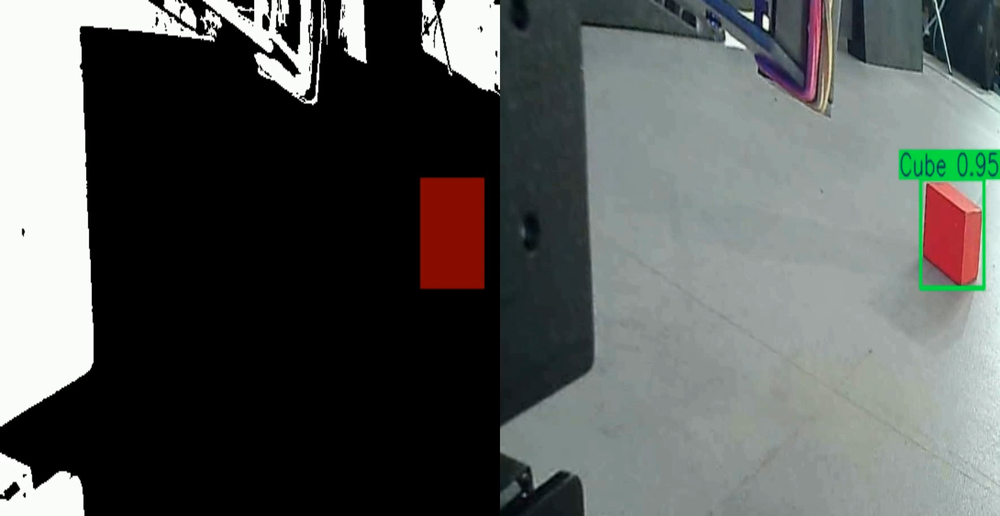
#> input picture data_for_present/dinamic_top.png, 1000 x 516 px, shrunk from 1768 x 912 before the run
$ python -i binarization.py   (imports and definitions only)
#> lines starting #> are read from the running program, lines starting #| are printed output that depends on the picture; after the words box and inside, x2 and y2 are one past the last pixel; in counts of white or black regions, pixels touching at a corner belong together
#> further down, picture is the input picture: shape (516, 1000, 3); mean B, G, R 89.5, 91.5, 88.4
import cv2

def convert_to_binary_dark(image_np, threshold=90):
    # Проверяем, если изображение не является одноканальным, преобразуем его в градации серого
#> called with threshold = 90
    if len(image_np.shape) == 3:
        image_np = cv2.cvtColor(image_np, cv2.COLOR_BGR2GRAY)
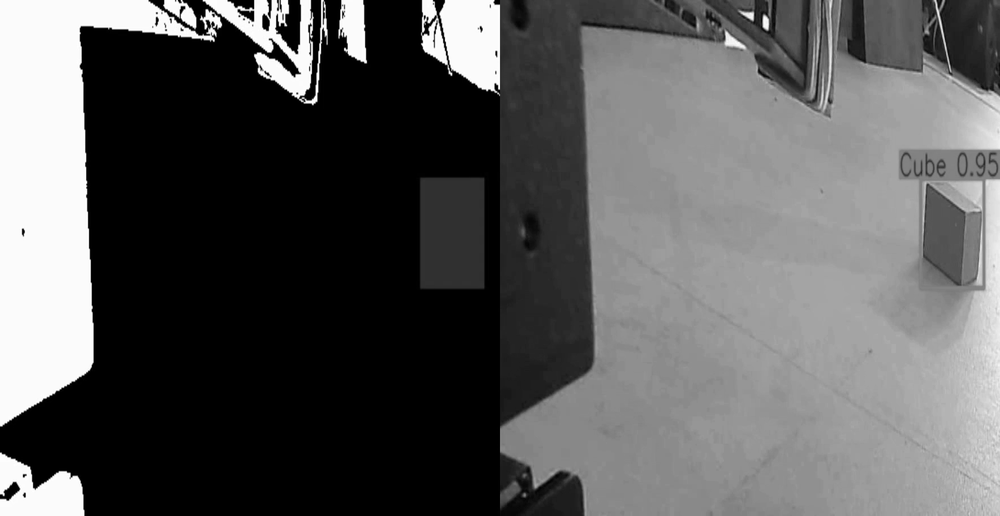
#> image_np: shape (516, 1000); min 0, max 255, mean 90.3

    # Преобразуем изображение в бинарное: объекты черные, фон белый
    _, binary_image_np = cv2.threshold(image_np, threshold, 255, cv2.THRESH_BINARY_INV)
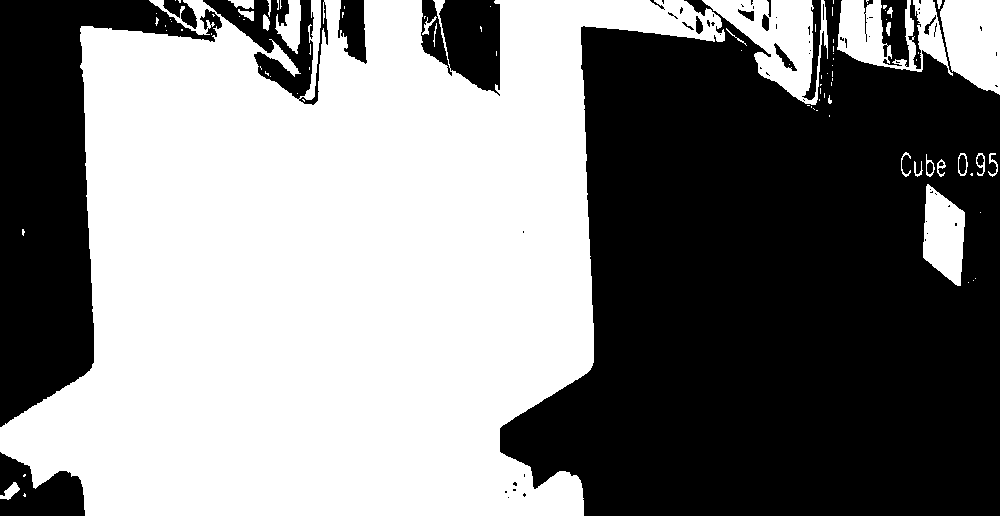
#> binary_image_np: shape (516, 1000); 51.6% white; 71 black regions (49 under 20 px)

    binary_image_np = (remove_small_objects(binary_image_np, 100) / 255).astype(int)

    return binary_image_np

def remove_small_objects(binary_image_np, min_area):
    # Находим все контуры на бинарной маске
#> called with min_area = 100
    contours, _ = cv2.findContours(binary_image_np, cv2.RETR_EXTERNAL, cv2.CHAIN_APPROX_SIMPLE)
#> contours = 90 contours, 69 with area under 20; largest, box (x1, y1, x2, y2) and area: (0, 0, 725, 516) 243914, (702, 0, 828, 105) 6090, (940, 0, 1000, 95) 4395, (837, 0, 953, 76) 4234, (923, 184, 965, 286) 2898

    # Проходим по всем найденным контурам
    for contour in contours:
        area = cv2.contourArea(contour)

        # Если площадь контура меньше минимальной, заполняем этот контур черным цветом
        if area < min_area:
            cv2.drawContours(binary_image_np, [contour], -1, (0, 0, 0), thickness=cv2.FILLED)
#> this loop made 90 passes
#> area on passes 2, 9, 11, 12, 13, 14, 15, 16, 17, 57, 63, 66: 142.5, 2898.5, 23.5, 60.5, 103, 42.5, 109, 166, 31, 34.5, 55, 68
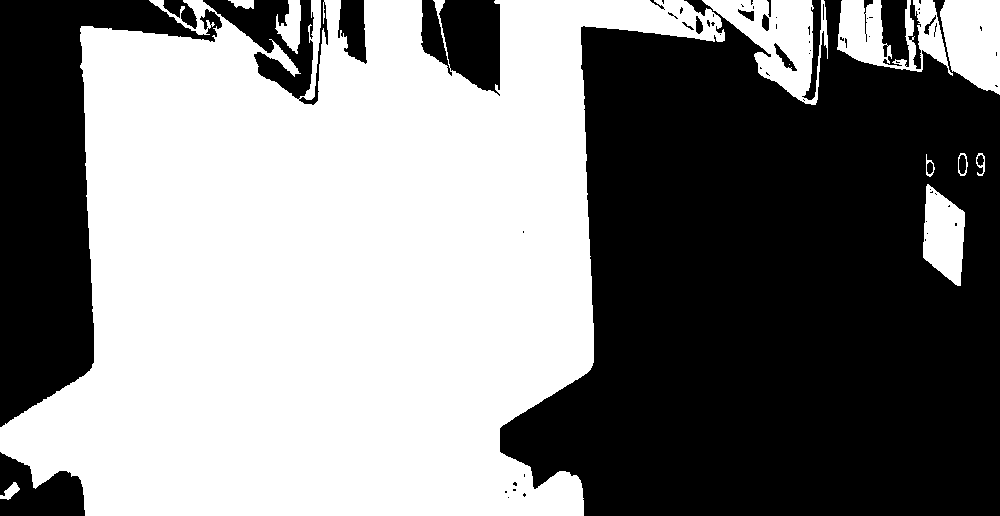
#> binary_image_np: shape (516, 1000); 51.4% white; 70 black regions (48 under 20 px), largest, box (x1, y1, x2, y2) and area: (500, 0, 1000, 516) 193280, (0, 0, 222, 427) 38085, (421, 0, 500, 96) 5580

    return binary_image_np

>>> import cv2
>>> picture = cv2.imread('../data_for_present/dinamic_top.png')
>>> result = convert_to_binary_dark(picture)

$ run again, on data_for_present/static_top.png
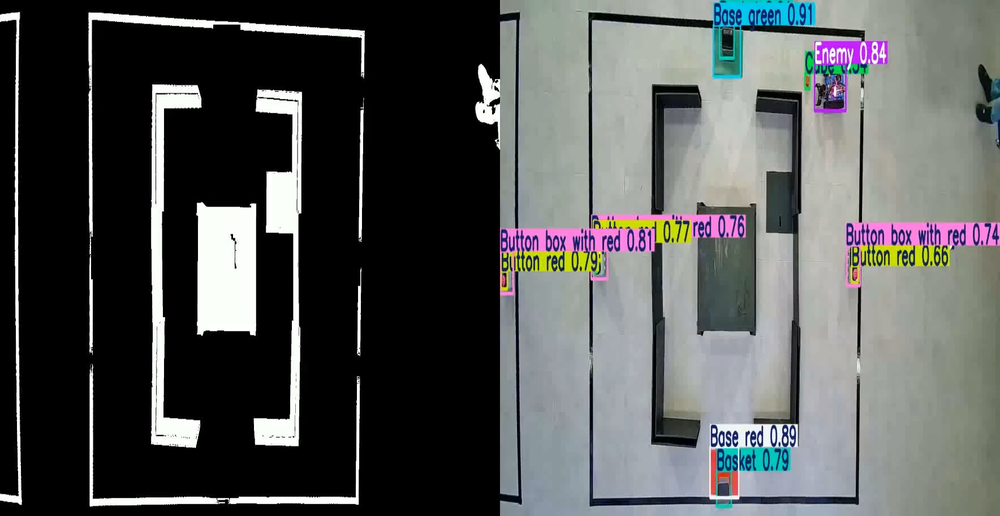
#> input picture data_for_present/static_top.png, 1000 x 516 px, shrunk from 1768 x 912 before the run
#> picture is the input picture: shape (516, 1000, 3); mean B, G, R 86.3, 87, 84.8
#> in convert_to_binary_dark, `_, binary_image_np = cv2.threshold(image_np, threshold, 255, cv2.THRES..`:
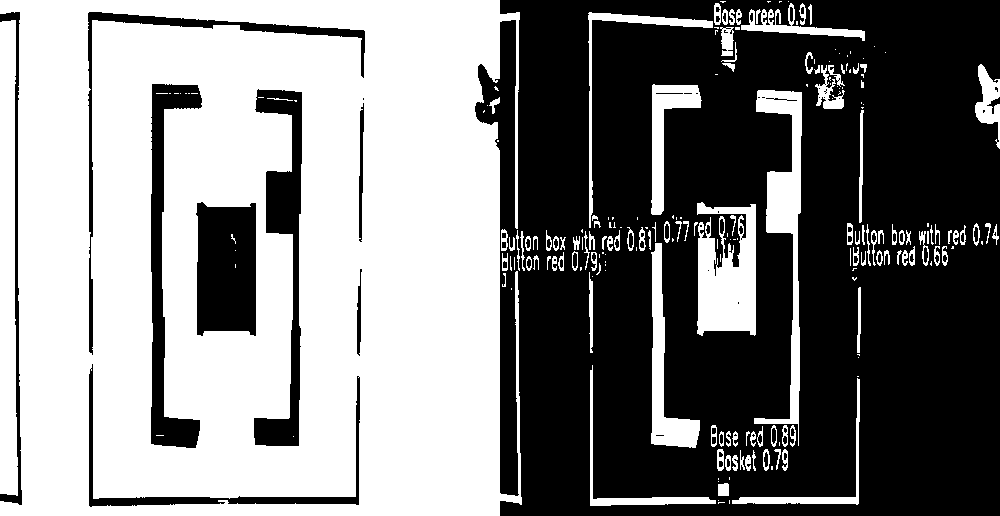
#> binary_image_np: shape (516, 1000); 50.5% white; 90 black regions (35 under 20 px)
#> contours = 202 contours, 115 with area under 20; largest, box (x1, y1, x2, y2) and area: (0, 0, 522, 516) 247700, (0, 20, 18, 496) 6966, (697, 202, 756, 336) 5582, (754, 90, 802, 446) 4768, (651, 243, 700, 448) 3012
#> the loop in remove_small_objects, `for contour in contours:` made 202 passes
#> area on passes 4, 9, 10: 114, 49.5, 41
#> after the loop in remove_small_objects, `for contour in contours:`:
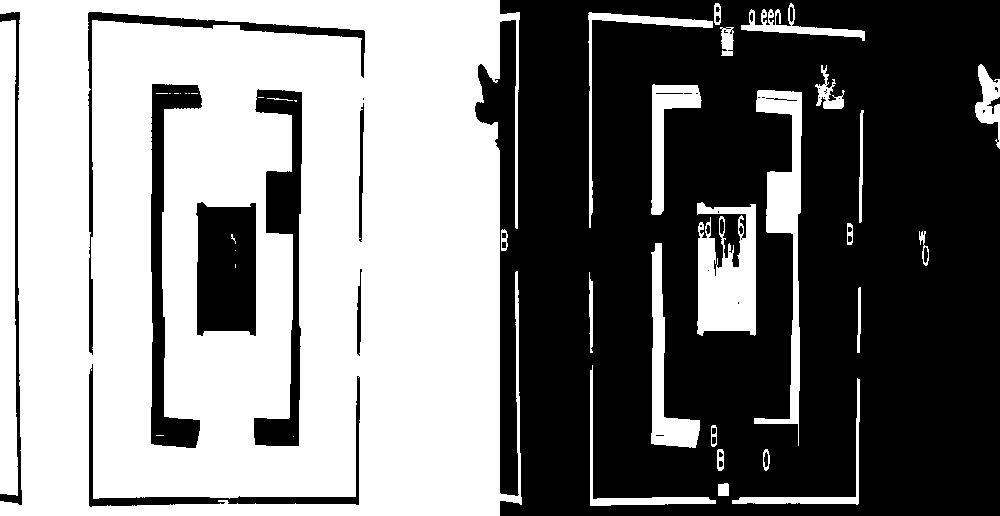
#> binary_image_np: shape (516, 1000); 49.5% white; 39 white regions (14 under 20 px), largest, box (x1, y1, x2, y2) and area: (0, 0, 522, 516) 222526, (0, 20, 18, 496) 7456, (697, 202, 756, 336) 5897
